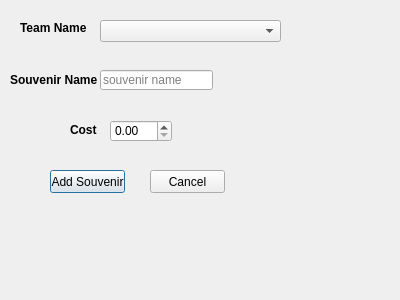
<?xml version="1.0" encoding="UTF-8"?>
<ui version="4.0">
 <class>addSouvenir</class>
 <widget class="QDialog" name="addSouvenir">
  <property name="geometry">
   <rect>
    <x>0</x>
    <y>0</y>
    <width>400</width>
    <height>300</height>
   </rect>
  </property>
  <property name="windowTitle">
   <string>Dialog</string>
  </property>
  <widget class="QLineEdit" name="souEdit">
   <property name="geometry">
    <rect>
     <x>100</x>
     <y>70</y>
     <width>113</width>
     <height>20</height>
    </rect>
   </property>
   <property name="maxLength">
    <number>30</number>
   </property>
   <property name="placeholderText">
    <string>souvenir name</string>
   </property>
  </widget>
  <widget class="QLabel" name="label">
   <property name="geometry">
    <rect>
     <x>20</x>
     <y>20</y>
     <width>81</width>
     <height>16</height>
    </rect>
   </property>
   <property name="font">
    <font>
     <weight>75</weight>
     <bold>true</bold>
    </font>
   </property>
   <property name="text">
    <string>Team Name</string>
   </property>
  </widget>
  <widget class="QLabel" name="label_2">
   <property name="geometry">
    <rect>
     <x>10</x>
     <y>70</y>
     <width>91</width>
     <height>20</height>
    </rect>
   </property>
   <property name="font">
    <font>
     <weight>75</weight>
     <bold>true</bold>
    </font>
   </property>
   <property name="text">
    <string>Souvenir Name</string>
   </property>
  </widget>
  <widget class="QLabel" name="label_3">
   <property name="geometry">
    <rect>
     <x>70</x>
     <y>120</y>
     <width>31</width>
     <height>20</height>
    </rect>
   </property>
   <property name="font">
    <font>
     <weight>75</weight>
     <bold>true</bold>
    </font>
   </property>
   <property name="text">
    <string>Cost</string>
   </property>
  </widget>
  <widget class="QPushButton" name="pushButton">
   <property name="geometry">
    <rect>
     <x>50</x>
     <y>170</y>
     <width>75</width>
     <height>23</height>
    </rect>
   </property>
   <property name="text">
    <string>Add Souvenir</string>
   </property>
  </widget>
  <widget class="QPushButton" name="pushButton_2">
   <property name="geometry">
    <rect>
     <x>150</x>
     <y>170</y>
     <width>75</width>
     <height>23</height>
    </rect>
   </property>
   <property name="text">
    <string>Cancel</string>
   </property>
  </widget>
  <widget class="QDoubleSpinBox" name="costBox">
   <property name="geometry">
    <rect>
     <x>110</x>
     <y>120</y>
     <width>62</width>
     <height>22</height>
    </rect>
   </property>
  </widget>
  <widget class="QComboBox" name="comboBox">
   <property name="geometry">
    <rect>
     <x>100</x>
     <y>20</y>
     <width>181</width>
     <height>22</height>
    </rect>
   </property>
  </widget>
 </widget>
 <resources/>
 <connections/>
</ui>
